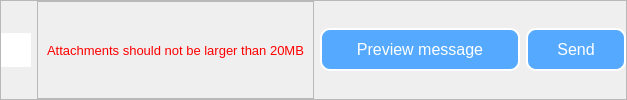
                  <widget class="QFrame" name="frame_6">
                   <property name="frameShape">
                    <enum>QFrame::StyledPanel</enum>
                   </property>
                   <property name="frameShadow">
                    <enum>QFrame::Raised</enum>
                   </property>
                   <layout class="QHBoxLayout" name="horizontalLayout_7">
                    <property name="leftMargin">
                     <number>0</number>
                    </property>
                    <property name="topMargin">
                     <number>0</number>
                    </property>
                    <property name="rightMargin">
                     <number>0</number>
                    </property>
                    <property name="bottomMargin">
                     <number>0</number>
                    </property>
                    <item>
                     <widget class="QPushButton" name="attach_btn">
                      <property name="maximumSize">
                       <size>
                        <width>30</width>
                        <height>16777215</height>
                       </size>
                      </property>
                      <property name="cursor">
                       <cursorShape>PointingHandCursor</cursorShape>
                      </property>
                      <property name="styleSheet">
                       <string notr="true">QPushButton{
	background-color: rgb(255, 255, 255);
	border:none;
	padding: 10px;
}

QPushButton::hover{
	background-color: rgb(231, 233, 231);
}</string>
                      </property>
                      <property name="text">
                       <string/>
                      </property>
                      <property name="icon">
                       <iconset resource="resources.qrc">
                        <normaloff>:/icons/images/paperclip.svg</normaloff>:/icons/images/paperclip.svg</iconset>
                      </property>
                     </widget>
                    </item>
                    <item>
                     <widget class="QFrame" name="frame_9">
                      <property name="frameShape">
                       <enum>QFrame::StyledPanel</enum>
                      </property>
                      <property name="frameShadow">
                       <enum>QFrame::Raised</enum>
                      </property>
                      <layout class="QHBoxLayout" name="horizontalLayout_4">
                       <item>
                        <widget class="QLabel" name="invalid_byte_size_error">
                         <property name="font">
                          <font>
                           <pointsize>10</pointsize>
                          </font>
                         </property>
                         <property name="styleSheet">
                          <string notr="true">color: rgb(255, 0, 0);</string>
                         </property>
                         <property name="text">
                          <string>Attachments should not be larger than 20MB</string>
                         </property>
                        </widget>
                       </item>
                      </layout>
                     </widget>
                    </item>
                    <item>
                     <widget class="QPushButton" name="preview_btn">
                      <property name="minimumSize">
                       <size>
                        <width>200</width>
                        <height>30</height>
                       </size>
                      </property>
                      <property name="maximumSize">
                       <size>
                        <width>50</width>
                        <height>16777215</height>
                       </size>
                      </property>
                      <property name="font">
                       <font>
                        <pointsize>12</pointsize>
                       </font>
                      </property>
                      <property name="cursor">
                       <cursorShape>PointingHandCursor</cursorShape>
                      </property>
                      <property name="styleSheet">
                       <string notr="true">QPushButton{
	background-color: rgb(85, 170, 255);
	color: rgb(255, 255, 255);
	border: 2px solid;
	border-color: none;
	border-radius: 10px;
	padding: 10px
}

QPushButton:hover{
	background-color: rgb(85, 170, 255);
	border: 2px solid;
	border-color: rgb(85, 85, 255);
}</string>
                      </property>
                      <property name="text">
                       <string>Preview message</string>
                      </property>
                     </widget>
                    </item>
                    <item>
                     <widget class="QPushButton" name="send_btn">
                      <property name="minimumSize">
                       <size>
                        <width>100</width>
                        <height>30</height>
                       </size>
                      </property>
                      <property name="maximumSize">
                       <size>
                        <width>50</width>
                        <height>16777215</height>
                       </size>
                      </property>
                      <property name="font">
                       <font>
                        <pointsize>12</pointsize>
                       </font>
                      </property>
                      <property name="cursor">
                       <cursorShape>PointingHandCursor</cursorShape>
                      </property>
                      <property name="styleSheet">
                       <string notr="true">QPushButton{
	background-color: rgb(85, 170, 255);
	color: rgb(255, 255, 255);
	border: 2px solid;
	border-color: none;
	border-radius: 10px;
	padding: 10px
}

QPushButton:hover{
	background-color: rgb(85, 170, 255);
	border: 2px solid;
	border-color: rgb(85, 85, 255);
}</string>
                      </property>
                      <property name="text">
                       <string>Send</string>
                      </property>
                     </widget>
                    </item>
                   </layout>
                  </widget>
